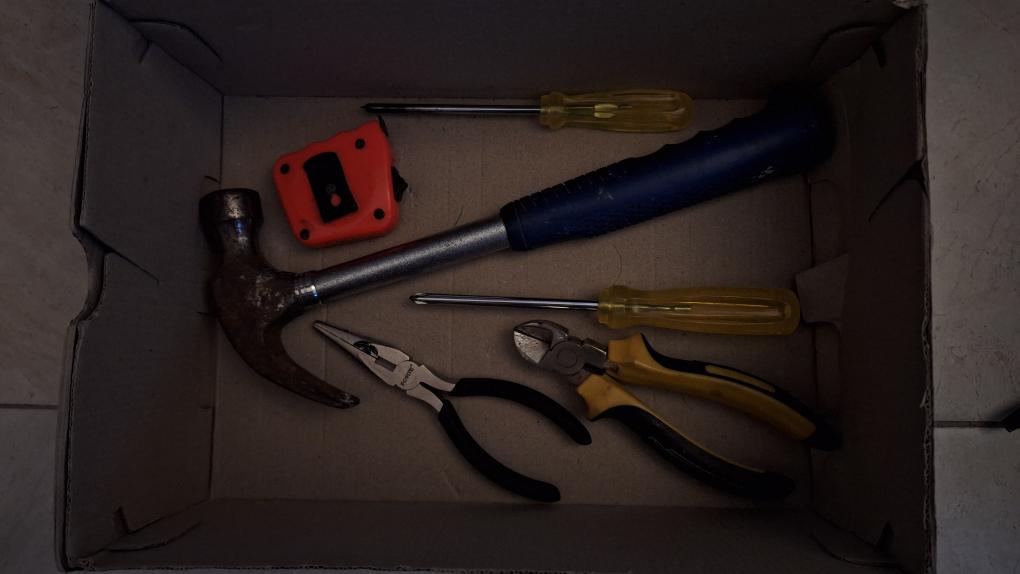
#> input picture data/raw/20260706_175645.jpg, 4080 x 2296 px (shown at 1/4 size)
$ python -i features.py   (imports and definitions only)   (older library calls are emulated)
#> lines starting #> are read from the running program, lines starting #| are printed output that depends on the picture
#> further down, picture is the input picture: shape (2296, 4080, 3); mean B, G, R 30.5, 32.5, 42
### src/classification/preprocessing.py
"""Operaciones de preprocesamiento clásicas: gris, canales, bordes.

Estas funciones cubren tres de los requisitos de la rúbrica de VA:
  * Conversión a escala de grises.
  * Separación de canales de color (BGR y HSV).
  * Detección de bordes (Canny y Sobel).

Todas trabajan sobre imágenes BGR (formato de OpenCV) uint8 de tamaño arbitrario.
"""
from __future__ import annotations

import cv2
import numpy as np


def to_grayscale(img_bgr: np.ndarray) -> np.ndarray:
    """BGR uint8 → gris uint8."""
    return cv2.cvtColor(img_bgr, cv2.COLOR_BGR2GRAY)


# [32 lines left out: functions split_bgr, split_hsv, edges_canny, edges_sobel, not called in this run]


def resize_pad(img_bgr: np.ndarray, size: int = 128) -> np.ndarray:
    """Redimensiona conservando aspecto, rellenando con negro hasta size×size."""
#> called with size = 128
    h, w = img_bgr.shape[:2]
#> h = 2296; w = 4080
    if h == 0 or w == 0:
        return np.zeros((size, size, 3), dtype=np.uint8)
    escala = size / max(h, w)
#> escala = 0.0314
    nh, nw = max(1, int(h * escala)), max(1, int(w * escala))
#> nh = 72; nw = 128
    redim = cv2.resize(img_bgr, (nw, nh), interpolation=cv2.INTER_AREA)
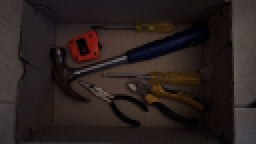
#> redim: shape (72, 128, 3) (shown 2 times larger); mean B, G, R 30.5, 32.5, 42
    lienzo = np.zeros((size, size, 3), dtype=np.uint8)
    y0 = (size - nh) // 2
#> y0 = 28
    x0 = (size - nw) // 2
#> x0 = 0
    lienzo[y0:y0 + nh, x0:x0 + nw] = redim
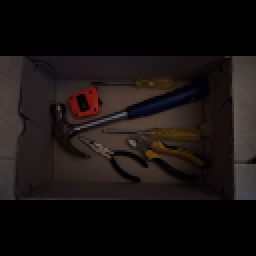
#> lienzo: shape (128, 128, 3) (shown 2 times larger); mean B, G, R 17.2, 18.3, 23.6
    return lienzo

### src/classification/features.py
"""Extracción de características para los clasificadores clásicos.

Provee dos descriptores complementarios:

  * HOG (Histogram of Oriented Gradients) — captura forma y bordes
    a partir de la imagen en escala de grises. Ideal para siluetas de
    herramientas (contornos y ángulos de mangos, cabezas, etc.).
  * Histograma de color 3D en HSV — captura la distribución cromática,
    útil para distinguir herramientas con colores característicos
    (mangos plásticos rojos vs. metálicos, etc.).

Ambos devuelven vectores 1D numpy (float32) para ser usados directamente
por cualquier clasificador de scikit-learn.
"""
from __future__ import annotations

import cv2
import numpy as np
from skimage.feature import hog

from .preprocessing import resize_pad, to_grayscale


HOG_TARGET_SIZE = 128
HOG_PARAMS = dict(
    orientations=9,
    pixels_per_cell=(16, 16),
    cells_per_block=(2, 2),
    block_norm="L2-Hys",
    transform_sqrt=True,
    feature_vector=True,
)


def hog_features(img_bgr: np.ndarray, size: int = HOG_TARGET_SIZE) -> np.ndarray:
    """Devuelve el descriptor HOG del recorte (float32, 1D)."""
    canvas = resize_pad(img_bgr, size)
    gray = to_grayscale(canvas)
#> in to_grayscale, `return cv2.cvtColor(img_bgr, cv2.COLOR_BGR2GRAY)`:
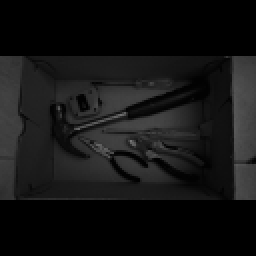
#> returned value: shape (128, 128) (shown 2 times larger); min 0, max 117, mean 19.8
    vec = hog(gray, **HOG_PARAMS)
#> vec = 1764 values, max 0.707 at index 130, min 0 at index 0, mean 0.0992
    return vec.astype(np.float32)


def color_histogram(img_bgr: np.ndarray,
                    bins: tuple[int, int, int] = (8, 8, 8),
                    color_space: str = "hsv") -> np.ndarray:
    """
    Histograma 3D de color aplanado y normalizado por norma L2 (norma = 1).

    HSV es más robusto a cambios de iluminación que BGR — recomendado
    para las herramientas fotografiadas en un cuarto no controlado.
    """
#> called with bins = (8, 8, 8), color_space = 'hsv'
    if color_space == "hsv":
        img = cv2.cvtColor(img_bgr, cv2.COLOR_BGR2HSV)
#> img: shape (2296, 4080, 3); mean H, S, V 51.4, 89.3, 42.6
        ranges = [0, 180, 0, 256, 0, 256]  # H tiene rango [0,179]
    else:  # bgr
        img = img_bgr
        ranges = [0, 256, 0, 256, 0, 256]

    hist = cv2.calcHist([img], [0, 1, 2], None, list(bins), ranges)
    hist = cv2.normalize(hist, hist).flatten()
#> hist = 512 values, max 0.593 at index 17, min 0 at index 15, mean 0.00817
    return hist.astype(np.float32)


def combined_features(img_bgr: np.ndarray) -> np.ndarray:
    """Concatena HOG + histograma de color HSV (útil para KNN u otro clasificador combinado)."""
    return np.concatenate([hog_features(img_bgr), color_histogram(img_bgr)])

>>> import cv2
>>> picture = cv2.imread('../../data/raw/20260706_175645.jpg')
>>> result = combined_features(picture)
#> result = 2276 values, max 0.707 at index 130, min 0 at index 0, mean 0.0787
